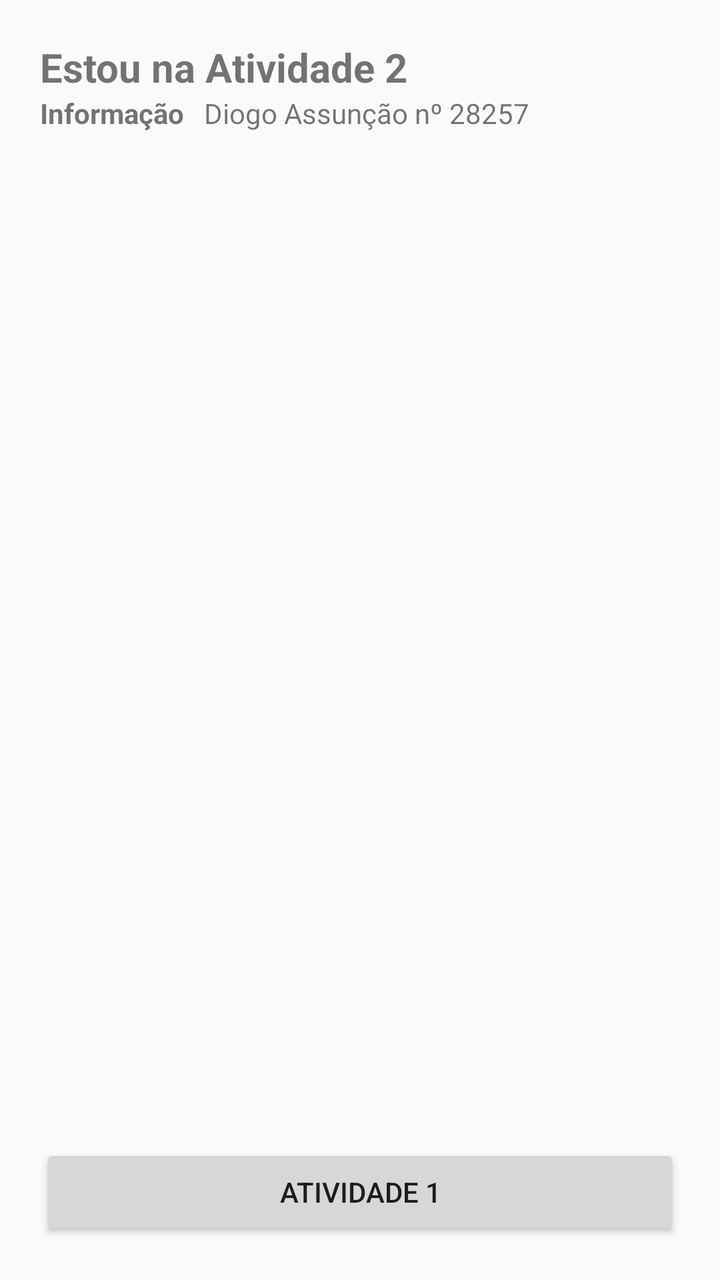
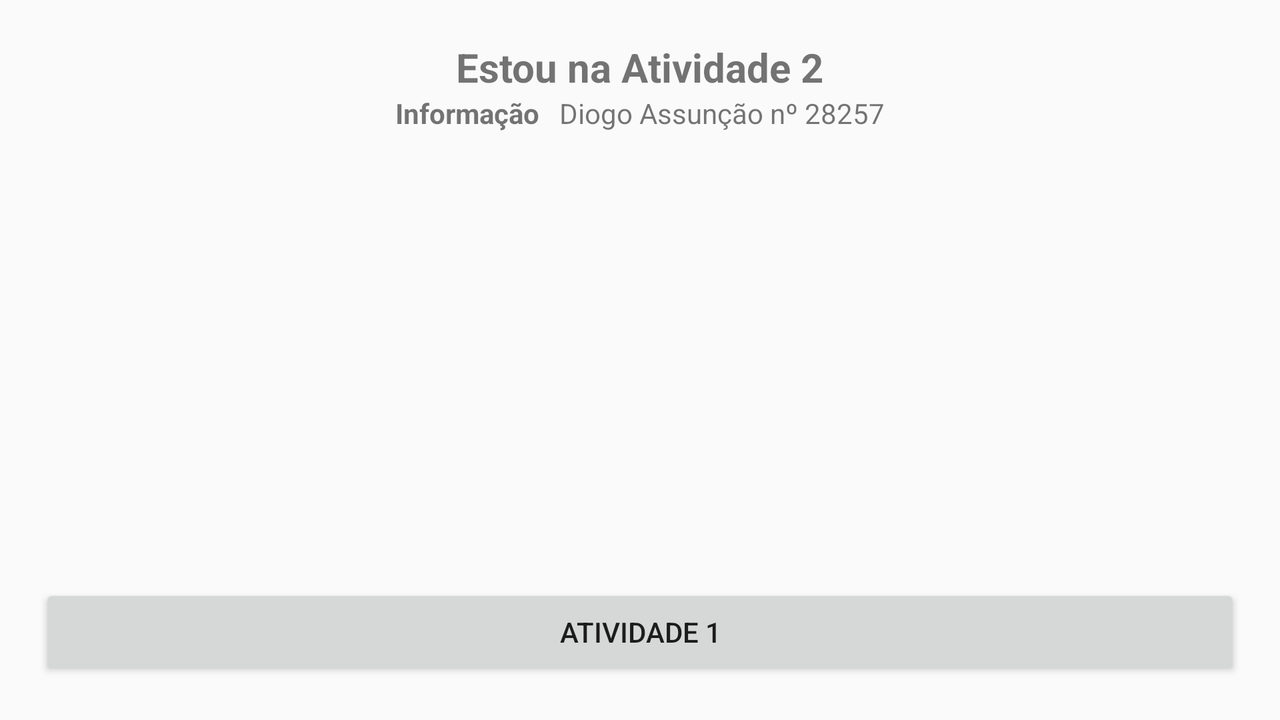

The same Android screen from two of the app's own layout files: first res/layout/ as a phone draws it, then the repository's variant for another configuration, drawn on a device whose configuration selects that folder. Both files follow.
<!-- AndroidManifest.xml: application theme Theme.Labs -->
<!-- res/layout/activity_2.xml -->
<?xml version="1.0" encoding="utf-8"?>
<androidx.constraintlayout.widget.ConstraintLayout xmlns:android="http://schemas.android.com/apk/res/android"
    xmlns:app="http://schemas.android.com/apk/res-auto"
    xmlns:tools="http://schemas.android.com/tools"
    android:layout_width="match_parent"
    android:layout_height="match_parent"
    tools:context=".MainActivity2">

    <RelativeLayout
        android:layout_width="match_parent"
        android:layout_height="match_parent"
        android:padding="20dp"
        tools:layout_editor_absoluteX="0dp"
        tools:layout_editor_absoluteY="0dp">

        <TextView
            android:id="@+id/textView1"
            android:layout_width="wrap_content"
            android:layout_height="wrap_content"
            android:layout_gravity="center_horizontal"
            android:text="@string/txtAct2"
            android:textSize="20sp"
            android:textStyle="bold" />

        <LinearLayout
            android:id="@+id/info"
            android:layout_width="match_parent"
            android:layout_height="wrap_content"
            android:layout_below="@id/textView1">

            <TextView
                android:layout_width="wrap_content"
                android:layout_height="wrap_content"
                android:layout_gravity="center_horizontal"
                android:text="@string/txtStudentInfoTitle"
                android:textStyle="bold" />

            <TextView
                android:id="@+id/textView2"
                android:layout_width="wrap_content"
                android:layout_height="wrap_content"
                android:layout_gravity="center_horizontal"
                android:layout_marginStart="10dp"
                android:text="@string/txtStudentInfo" />
        </LinearLayout>

        <Button
            android:id="@+id/btnGoToAct1"
            android:layout_width="match_parent"
            android:layout_height="wrap_content"
            android:layout_alignParentBottom="true"
            style="@style/BtnStyle"
            android:text="@string/btnGoAct2" />
    </RelativeLayout>

</androidx.constraintlayout.widget.ConstraintLayout>
<!-- resources referenced by this layout -->
<resources>
  <string name="btnGoAct2">Atividade 1</string>
  <string name="txtAct2">Estou na Atividade 2</string>
  <string name="txtStudentInfo">Diogo Assunção nº 28257</string>
  <string name="txtStudentInfoTitle">Informação</string>
  <style name="BtnStyle">
          <item name="backgroundTint">@color/black</item>
      </style>
  <style name="Theme.Labs" parent="android:Theme.Material.Light.NoActionBar" />
  <color name="black">#FF000000</color>
</resources>
<!-- res/layout-land/activity_2.xml (the repository's variant of the layout above) -->
<!-- drawn on the phone turned sideways -->
<?xml version="1.0" encoding="utf-8"?>
<androidx.constraintlayout.widget.ConstraintLayout xmlns:android="http://schemas.android.com/apk/res/android"
    xmlns:app="http://schemas.android.com/apk/res-auto"
    xmlns:tools="http://schemas.android.com/tools"
    android:layout_width="match_parent"
    android:layout_height="match_parent"
    tools:context=".MainActivity2">

    <RelativeLayout
        android:layout_width="match_parent"
        android:layout_height="match_parent"
        android:padding="20dp"
        tools:layout_editor_absoluteX="0dp"
        tools:layout_editor_absoluteY="0dp">

        <TextView
            android:id="@+id/textView1"
            android:layout_width="wrap_content"
            android:layout_height="wrap_content"
            android:layout_centerHorizontal="true"
            android:text="@string/txtAct2"
            android:textSize="20sp"
            android:textStyle="bold" />

        <LinearLayout
            android:id="@+id/info"
            android:layout_width="wrap_content"
            android:layout_height="wrap_content"
            android:layout_centerHorizontal="true"
            android:layout_below="@id/textView1">

            <TextView
                android:layout_width="wrap_content"
                android:layout_height="wrap_content"
                android:layout_gravity="center_horizontal"
                android:text="@string/txtStudentInfoTitle"
                android:textStyle="bold" />

            <TextView
                android:id="@+id/textView2"
                android:layout_width="wrap_content"
                android:layout_height="wrap_content"
                android:layout_gravity="center_horizontal"
                android:layout_marginStart="10dp"
                android:text="@string/txtStudentInfo" />
        </LinearLayout>

        <Button
            android:id="@+id/btnGoToAct1"
            android:layout_width="match_parent"
            android:layout_height="wrap_content"
            android:layout_alignParentBottom="true"
            style="@style/BtnStyle"
            android:text="@string/btnGoAct2" />
    </RelativeLayout>

</androidx.constraintlayout.widget.ConstraintLayout>
